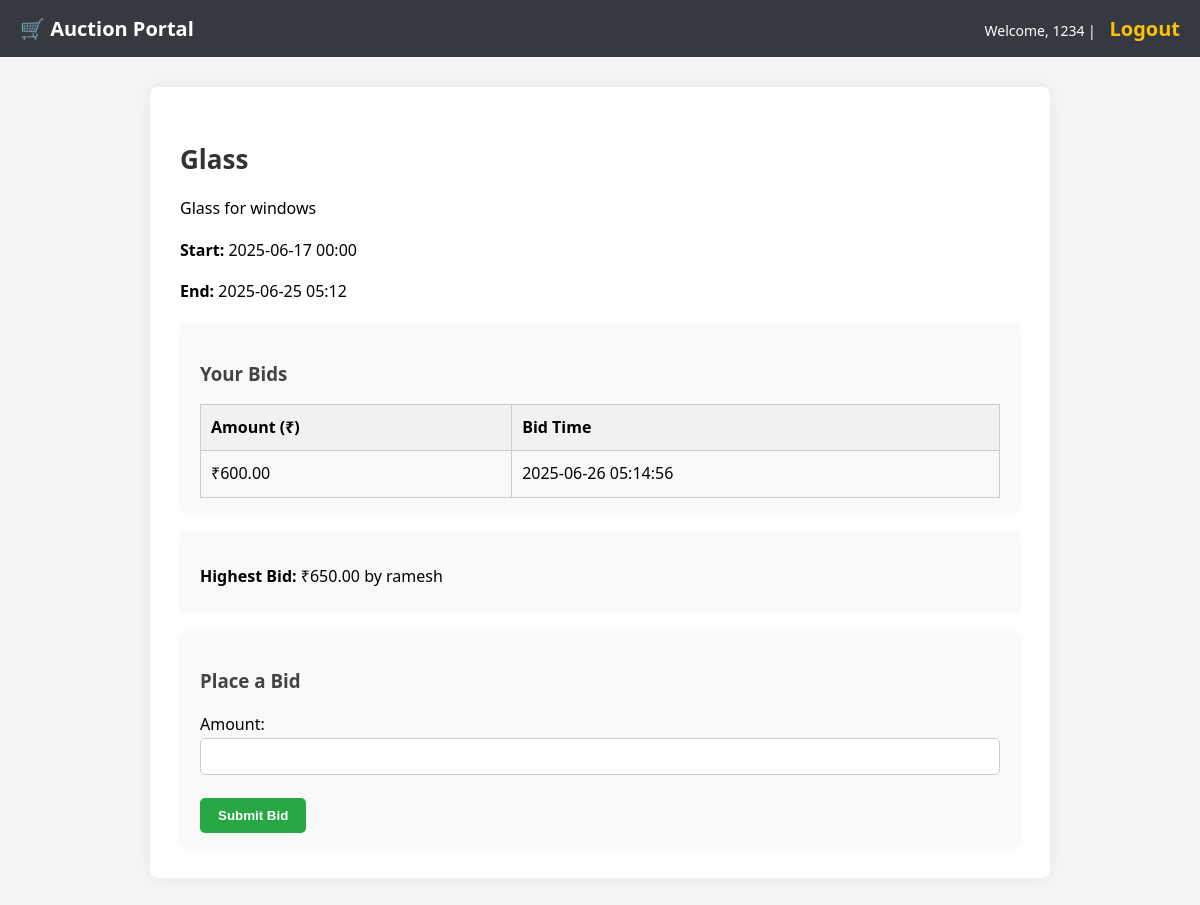
The page /product/4/ (signed in) on the database its author committed.
### auction/models.py (models this page shows, shortened)
class Product(models.Model):
    name = models.CharField(max_length=255)
    description = models.TextField()
    start_date = models.DateTimeField()
    end_date = models.DateTimeField()
    owner = models.ForeignKey(User, on_delete=models.CASCADE)
    assigned_to = models.ForeignKey(User, on_delete=models.SET_NULL, null=True, blank=True, related_name='won_products')

class Bid(models.Model):
    product = models.ForeignKey(Product, on_delete=models.CASCADE, related_name='bids')
    user = models.ForeignKey(User, on_delete=models.CASCADE)
    amount = models.DecimalField(max_digits=10, decimal_places=2)
    timestamp = models.DateTimeField(auto_now_add=True)
    class Meta:
        ordering = ['-amount']

### auction/views.py (the view, shortened to what this page needs)
# urls.py: path('product/<int:pk>/', views.product_detail, name='product_detail'),
@login_required
def product_detail(request, pk):
    product = get_object_or_404(Product, pk=pk)
    form = BidForm()
    user_bids = product.bids.filter(user=request.user) if request.user.is_authenticated else None
    return render(request, 'auction/product_detail.html', {'product': product,'form': form,'highest_bid': product.bids.first(),
        'user_bids':user_bids,})

### auction/forms.py
class BidForm(forms.ModelForm):
    class Meta:
        model = Bid
        fields = ['amount']

### auction/templates/auction/product_detail.html (shortened to what this page needs)
{% extends "auction/base.html" %}
{% block content %}
<div class="product-detail">
    <h2>{{ product.name }}</h2>
    <p>{{ product.description }}</p>
    <p><strong>Start:</strong> {{ product.start_date|date:"Y-m-d H:i" }}</p>
    <p><strong>End:</strong> {{ product.end_date|date:"Y-m-d H:i" }}</p>
    {% if user.is_authenticated %}
        <div class="user-bids">
            <h3>Your Bids</h3>
            {% if user_bids %}
                <table>
                    <thead>
                        <tr>
                            <th>Amount (₹)</th>
                            <th>Bid Time</th>
                        </tr>
                    </thead>
                    <tbody>
                        {% for bid in user_bids %}
                        <tr>
                            <td>₹{{ bid.amount }}</td>
                            <td>{{ bid.timestamp|date:"Y-m-d H:i:s" }}</td>
                        </tr>
                        {% endfor %}
                    </tbody>
                </table>
            {% else %}
                <p style="font-style: italic; color: #777;">You have not placed any bids yet.</p>
            {% endif %}
        </div>
    {% endif %}
    <div class="bid-info">
        {% if highest_bid %}
            <p><strong>Highest Bid:</strong> ₹{{ highest_bid.amount }} by {{ highest_bid.user.username }}</p>
        {% else %}
            <p>No bids placed yet.</p>
        {% endif %}
    </div>
    {% if user.is_authenticated %}
        <div class="bid-form">
            <h3>Place a Bid</h3>
            <form method="post">
                {{ form.as_p }}
                <button type="submit" class="btn">Submit Bid</button>
            </form>
        </div>
    {% else %}
        <p class="note">Please <a href="{% url 'login' %}">login</a> to place a bid.</p>
    {% endif %}
</div>
{% endblock %}

### auction/templates/auction/base.html (shortened to what this page needs)
<!DOCTYPE html>
<html lang="en">
<head>
</head>
<body>
    <div class="header">
        <a href="{% url 'product_list' %}">🛒 Auction Portal</a>
        <div class="nav">
            {% if user.is_authenticated %}
                <p>Welcome, {{ user.username }} | <a href="{% url 'logout' %}">Logout</a></p>
            {% else %}
                <p><a href="{% url 'login' %}">Login</a></p>
            {% endif %}
        </div>
    </div>
    <div class="container">
        {% block content %}
        {% endblock %}
    </div>
</body>
</html>

### auction/templates/auction/base.html (style rules this page uses)
* { box-sizing: border-box; }
body { font-family: 'Segoe UI', sans-serif; background-color: #f4f4f4; margin: 0; padding: 0; }
.header { background-color: #343a40; color: white; padding: 15px 20px; }
.header a { color: #fff; text-decoration: none; font-weight: bold; font-size: 20px; }
.nav { float: right; }
.nav p { margin: 0; font-size: 14px; }
.nav a { color: #ffc107; text-decoration: none; margin-left: 10px; font-weight: bold; }
.container { max-width: 900px; margin: 30px auto; background: white; padding: 30px; border-radius: 8px; box-shadow: 0 0 15px rgba(0,0,0,0.05); }
.btn { padding: 10px 18px; background-color: #28a745; color: white; border: none; text-decoration: none; cursor: pointer; border-radius: 5px; font-weight: bold; }

### auction/templates/auction/product_detail.html (style rules this page uses)
.product-detail { line-height: 1.6; }
.product-detail h2 { margin-bottom: 10px; font-size: 26px; color: #333; }
.product-detail p { margin-bottom: 8px; }
.bid-info, .user-bids, .bid-form { background: #f9f9f9; padding: 15px 20px; border-radius: 8px; margin-top: 20px; box-shadow: 0 0 5px rgba(0,0,0,0.05); }
.bid-info strong { font-weight: bold; }
.bid-form h3, .user-bids h3 { margin-bottom: 15px; color: #444; }
.bid-form input[type="text"], .bid-form input[type="number"] { width: 100%; padding: 10px; margin-bottom: 15px; border-radius: 5px; border: 1px solid #ccc; }
table { width: 100%; border-collapse: collapse; margin-top: 10px; }
table th, table td { padding: 10px; border: 1px solid #ccc; text-align: left; }
table th { background-color: #f1f1f1; }

### rows shown on the page
Product: name "Glass", description "Glass for windows", start_date "2025-06-17 00:00", end_date "2025-06-25 05:12"
Bid: amount "600.00", timestamp "2025-06-26 05:14:56"
Bid: amount "650.00", user.username "ramesh"

### other values the page prints
{{ user.username }} "1234"
